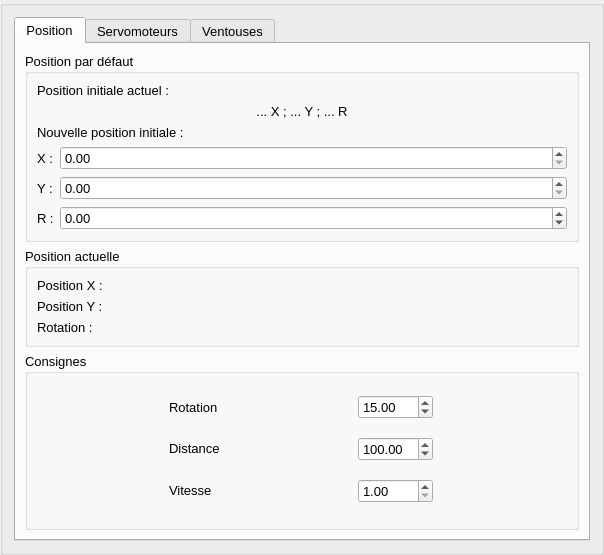
<?xml version="1.0" encoding="UTF-8"?>
<ui version="4.0">
 <class>tabCommandes</class>
 <widget class="QGroupBox" name="tabCommandes">
  <property name="geometry">
   <rect>
    <x>0</x>
    <y>0</y>
    <width>604</width>
    <height>555</height>
   </rect>
  </property>
  <property name="sizePolicy">
   <sizepolicy hsizetype="Preferred" vsizetype="Preferred">
    <horstretch>0</horstretch>
    <verstretch>0</verstretch>
   </sizepolicy>
  </property>
  <property name="windowTitle">
   <string>GroupBox</string>
  </property>
  <layout class="QGridLayout" name="gridLayout">
   <item row="0" column="0">
    <widget class="QTabWidget" name="TW_consignes">
     <property name="sizePolicy">
      <sizepolicy hsizetype="Preferred" vsizetype="Preferred">
       <horstretch>0</horstretch>
       <verstretch>0</verstretch>
      </sizepolicy>
     </property>
     <property name="font">
      <font>
       <family>Arial</family>
       <pointsize>10</pointsize>
      </font>
     </property>
     <property name="currentIndex">
      <number>0</number>
     </property>
     <widget class="QWidget" name="Position">
      <attribute name="title">
       <string>Position</string>
      </attribute>
      <layout class="QVBoxLayout" name="verticalLayout_3">
       <item>
        <widget class="QGroupBox" name="GB_positionDefaut">
         <property name="sizePolicy">
          <sizepolicy hsizetype="Preferred" vsizetype="Fixed">
           <horstretch>0</horstretch>
           <verstretch>0</verstretch>
          </sizepolicy>
         </property>
         <property name="title">
          <string>Position par défaut</string>
         </property>
         <layout class="QVBoxLayout" name="verticalLayout_5">
          <item>
           <layout class="QVBoxLayout" name="verticalLayout_4">
            <item>
             <widget class="QLabel" name="L_positionActuelle">
              <property name="text">
               <string>Position initiale actuel :</string>
              </property>
             </widget>
            </item>
            <item>
             <widget class="QLabel" name="L_posXYR">
              <property name="text">
               <string>... X ; ... Y ; ... R</string>
              </property>
              <property name="alignment">
               <set>Qt::AlignCenter</set>
              </property>
             </widget>
            </item>
           </layout>
          </item>
          <item>
           <layout class="QVBoxLayout" name="verticalLayout_6">
            <item>
             <widget class="QLabel" name="L_nouvellePositionInitiale">
              <property name="text">
               <string>Nouvelle position initiale :</string>
              </property>
             </widget>
            </item>
            <item>
             <layout class="QGridLayout" name="gridLayout_4">
              <item row="0" column="0">
               <widget class="QLabel" name="L_posX">
                <property name="text">
                 <string>X :</string>
                </property>
               </widget>
              </item>
              <item row="2" column="0">
               <widget class="QLabel" name="L_posY">
                <property name="text">
                 <string>Y :</string>
                </property>
               </widget>
              </item>
              <item row="3" column="0">
               <widget class="QLabel" name="L_angle">
                <property name="text">
                 <string>R :</string>
                </property>
               </widget>
              </item>
              <item row="0" column="1">
               <widget class="QDoubleSpinBox" name="DSB_posX">
                <property name="sizePolicy">
                 <sizepolicy hsizetype="Expanding" vsizetype="Fixed">
                  <horstretch>0</horstretch>
                  <verstretch>0</verstretch>
                 </sizepolicy>
                </property>
                <property name="decimals">
                 <number>2</number>
                </property>
                <property name="minimum">
                 <double>0.000000000000000</double>
                </property>
                <property name="maximum">
                 <double>3000.000000000000000</double>
                </property>
               </widget>
              </item>
              <item row="2" column="1">
               <widget class="QDoubleSpinBox" name="DSB_posY">
                <property name="sizePolicy">
                 <sizepolicy hsizetype="Expanding" vsizetype="Fixed">
                  <horstretch>0</horstretch>
                  <verstretch>0</verstretch>
                 </sizepolicy>
                </property>
                <property name="minimum">
                 <double>0.000000000000000</double>
                </property>
                <property name="maximum">
                 <double>2000.000000000000000</double>
                </property>
               </widget>
              </item>
              <item row="3" column="1">
               <widget class="QDoubleSpinBox" name="DSB_angle">
                <property name="sizePolicy">
                 <sizepolicy hsizetype="Expanding" vsizetype="Fixed">
                  <horstretch>0</horstretch>
                  <verstretch>0</verstretch>
                 </sizepolicy>
                </property>
                <property name="minimum">
                 <double>-360.000000000000000</double>
                </property>
                <property name="maximum">
                 <double>360.000000000000000</double>
                </property>
               </widget>
              </item>
             </layout>
            </item>
           </layout>
          </item>
         </layout>
        </widget>
       </item>
       <item>
        <widget class="QGroupBox" name="GB_positionActuelle">
         <property name="sizePolicy">
          <sizepolicy hsizetype="Preferred" vsizetype="Fixed">
           <horstretch>0</horstretch>
           <verstretch>0</verstretch>
          </sizepolicy>
         </property>
         <property name="title">
          <string>Position actuelle</string>
         </property>
         <layout class="QVBoxLayout" name="verticalLayout_13">
          <item>
           <widget class="QLabel" name="L_posX_actuelle">
            <property name="sizePolicy">
             <sizepolicy hsizetype="Fixed" vsizetype="Fixed">
              <horstretch>0</horstretch>
              <verstretch>0</verstretch>
             </sizepolicy>
            </property>
            <property name="text">
             <string>Position X :</string>
            </property>
           </widget>
          </item>
          <item>
           <widget class="QLabel" name="L_posY_actuelle">
            <property name="sizePolicy">
             <sizepolicy hsizetype="Fixed" vsizetype="Fixed">
              <horstretch>0</horstretch>
              <verstretch>0</verstretch>
             </sizepolicy>
            </property>
            <property name="text">
             <string>Position Y :</string>
            </property>
           </widget>
          </item>
          <item>
           <widget class="QLabel" name="L_rotation_actuelle">
            <property name="sizePolicy">
             <sizepolicy hsizetype="Fixed" vsizetype="Fixed">
              <horstretch>0</horstretch>
              <verstretch>0</verstretch>
             </sizepolicy>
            </property>
            <property name="text">
             <string>Rotation :</string>
            </property>
           </widget>
          </item>
         </layout>
        </widget>
       </item>
       <item>
        <widget class="QGroupBox" name="GB_consignes_2">
         <property name="title">
          <string>Consignes</string>
         </property>
         <layout class="QGridLayout" name="gridLayout_6">
          <item row="2" column="1">
           <widget class="QDoubleSpinBox" name="DSB_vitesse">
            <property name="minimum">
             <double>1.000000000000000</double>
            </property>
            <property name="maximum">
             <double>10.000000000000000</double>
            </property>
           </widget>
          </item>
          <item row="0" column="1">
           <widget class="QDoubleSpinBox" name="DSB_rotation">
            <property name="minimum">
             <double>0.000000000000000</double>
            </property>
            <property name="maximum">
             <double>360.000000000000000</double>
            </property>
            <property name="value">
             <double>15.000000000000000</double>
            </property>
           </widget>
          </item>
          <item row="1" column="0">
           <widget class="QLabel" name="L_distance">
            <property name="sizePolicy">
             <sizepolicy hsizetype="Fixed" vsizetype="Fixed">
              <horstretch>0</horstretch>
              <verstretch>0</verstretch>
             </sizepolicy>
            </property>
            <property name="text">
             <string>Distance</string>
            </property>
           </widget>
          </item>
          <item row="0" column="0">
           <widget class="QLabel" name="L_rotation">
            <property name="text">
             <string>Rotation</string>
            </property>
           </widget>
          </item>
          <item row="1" column="1">
           <widget class="QDoubleSpinBox" name="DSB_distance">
            <property name="sizePolicy">
             <sizepolicy hsizetype="Fixed" vsizetype="Fixed">
              <horstretch>0</horstretch>
              <verstretch>0</verstretch>
             </sizepolicy>
            </property>
            <property name="minimum">
             <double>0.000000000000000</double>
            </property>
            <property name="maximum">
             <double>3000.000000000000000</double>
            </property>
            <property name="singleStep">
             <double>1.000000000000000</double>
            </property>
            <property name="value">
             <double>100.000000000000000</double>
            </property>
           </widget>
          </item>
          <item row="2" column="0">
           <widget class="QLabel" name="L_vitesse">
            <property name="sizePolicy">
             <sizepolicy hsizetype="Fixed" vsizetype="Fixed">
              <horstretch>0</horstretch>
              <verstretch>0</verstretch>
             </sizepolicy>
            </property>
            <property name="text">
             <string>Vitesse</string>
            </property>
           </widget>
          </item>
         </layout>
        </widget>
       </item>
      </layout>
     </widget>
     <widget class="QWidget" name="Servomoteurs">
      <attribute name="title">
       <string>Servomoteurs</string>
      </attribute>
      <layout class="QVBoxLayout" name="verticalLayout_7">
       <item>
        <widget class="QPushButton" name="PB_positionInitiale">
         <property name="font">
          <font>
           <family>Arial</family>
           <pointsize>10</pointsize>
           <weight>50</weight>
           <bold>false</bold>
          </font>
         </property>
         <property name="styleSheet">
          <string notr="true"/>
         </property>
         <property name="text">
          <string>Position initiale</string>
         </property>
        </widget>
       </item>
       <item>
        <widget class="QPushButton" name="PB_drapeaux">
         <property name="text">
          <string>Drapeaux</string>
         </property>
        </widget>
       </item>
       <item>
        <widget class="QGroupBox" name="GB_actionsBras_1">
         <property name="title">
          <string>Actions avec 1 bras</string>
         </property>
         <layout class="QGridLayout" name="gridLayout_11">
          <item row="0" column="1">
           <widget class="QPushButton" name="PB_servoOrdreAttraper_1">
            <property name="font">
             <font>
              <family>Arial</family>
              <pointsize>10</pointsize>
              <weight>50</weight>
              <italic>false</italic>
              <bold>false</bold>
             </font>
            </property>
            <property name="styleSheet">
             <string notr="true"/>
            </property>
            <property name="text">
             <string>Attraper</string>
            </property>
           </widget>
          </item>
          <item row="1" column="1">
           <widget class="QPushButton" name="PB_servoOrdreRelacher_1">
            <property name="font">
             <font>
              <family>Arial</family>
              <pointsize>10</pointsize>
              <weight>50</weight>
              <bold>false</bold>
             </font>
            </property>
            <property name="styleSheet">
             <string notr="true"/>
            </property>
            <property name="text">
             <string>Relacher</string>
            </property>
           </widget>
          </item>
          <item row="0" column="0">
           <widget class="QSpinBox" name="SB_servoOrdreBras1_1">
            <property name="maximum">
             <number>5</number>
            </property>
           </widget>
          </item>
          <item row="1" column="0">
           <widget class="QSpinBox" name="SB_servoOrdreBras1_2">
            <property name="maximum">
             <number>5</number>
            </property>
           </widget>
          </item>
         </layout>
        </widget>
       </item>
       <item>
        <widget class="QGroupBox" name="GB_actionsBras_2">
         <property name="title">
          <string>Actions avec 2 bras</string>
         </property>
         <layout class="QGridLayout" name="gridLayout_7">
          <item row="1" column="1">
           <widget class="QPushButton" name="PB_servoOrdreRelacher_2">
            <property name="text">
             <string>Relacher</string>
            </property>
           </widget>
          </item>
          <item row="0" column="1">
           <widget class="QPushButton" name="PB_servoOrdreAttraper_2">
            <property name="text">
             <string>Attraper</string>
            </property>
           </widget>
          </item>
          <item row="0" column="0">
           <widget class="QSpinBox" name="SB_servoOrdreBras2_1">
            <property name="maximum">
             <number>5</number>
            </property>
           </widget>
          </item>
          <item row="1" column="0">
           <widget class="QSpinBox" name="SB_servoOrdreBras2_2">
            <property name="maximum">
             <number>5</number>
            </property>
           </widget>
          </item>
         </layout>
        </widget>
       </item>
       <item>
        <widget class="QGroupBox" name="GB_actionsBras_3">
         <property name="title">
          <string>Actions avec 3 bras</string>
         </property>
         <layout class="QGridLayout" name="gridLayout_12">
          <item row="0" column="0">
           <widget class="QCheckBox" name="CB_servoOrdreAvant">
            <property name="text">
             <string>Avant</string>
            </property>
           </widget>
          </item>
          <item row="0" column="1">
           <widget class="QCheckBox" name="CB_servoOrdreArriere">
            <property name="text">
             <string>Arrière</string>
            </property>
           </widget>
          </item>
          <item row="1" column="0" colspan="2">
           <widget class="QPushButton" name="PB_servoOrdreAttraper_3">
            <property name="enabled">
             <bool>false</bool>
            </property>
            <property name="text">
             <string>Attraper</string>
            </property>
           </widget>
          </item>
          <item row="2" column="0" colspan="2">
           <widget class="QPushButton" name="PB_servoOrdreRelacher_3">
            <property name="enabled">
             <bool>false</bool>
            </property>
            <property name="text">
             <string>Relacher</string>
            </property>
           </widget>
          </item>
         </layout>
        </widget>
       </item>
      </layout>
     </widget>
     <widget class="QWidget" name="Ventouses">
      <attribute name="title">
       <string>Ventouses</string>
      </attribute>
      <layout class="QVBoxLayout" name="verticalLayout_8">
       <item>
        <widget class="QPushButton" name="PB_toutActiver">
         <property name="text">
          <string>Tout activer</string>
         </property>
        </widget>
       </item>
       <item>
        <widget class="QPushButton" name="PB_toutDesactiver">
         <property name="text">
          <string>Tout désactiver</string>
         </property>
        </widget>
       </item>
       <item>
        <widget class="QGroupBox" name="GB_actionsVentAttraper">
         <property name="title">
          <string>Attraper</string>
         </property>
         <layout class="QGridLayout" name="gridLayout_9">
          <item row="1" column="0">
           <widget class="QPushButton" name="PB_ventouseOrdreAttraper">
            <property name="font">
             <font>
              <family>Arial</family>
              <pointsize>10</pointsize>
              <weight>50</weight>
              <italic>false</italic>
              <bold>false</bold>
             </font>
            </property>
            <property name="styleSheet">
             <string notr="true"/>
            </property>
            <property name="text">
             <string>Attraper</string>
            </property>
           </widget>
          </item>
          <item row="0" column="0">
           <widget class="QSpinBox" name="SB_ventOrdre_1">
            <property name="maximum">
             <number>5</number>
            </property>
           </widget>
          </item>
         </layout>
        </widget>
       </item>
       <item>
        <widget class="QGroupBox" name="GB_actionsVentRelacher">
         <property name="title">
          <string>Relacher</string>
         </property>
         <layout class="QGridLayout" name="gridLayout_13">
          <item row="1" column="1">
           <widget class="QPushButton" name="PB_ventouseOrdreRelacher">
            <property name="font">
             <font>
              <family>Arial</family>
              <pointsize>10</pointsize>
              <weight>50</weight>
              <bold>false</bold>
             </font>
            </property>
            <property name="styleSheet">
             <string notr="true"/>
            </property>
            <property name="text">
             <string>Relacher</string>
            </property>
           </widget>
          </item>
          <item row="0" column="1">
           <widget class="QSpinBox" name="SB_ventOrdre_2">
            <property name="maximum">
             <number>5</number>
            </property>
           </widget>
          </item>
         </layout>
        </widget>
       </item>
      </layout>
     </widget>
    </widget>
   </item>
  </layout>
 </widget>
 <resources/>
 <connections/>
</ui>
